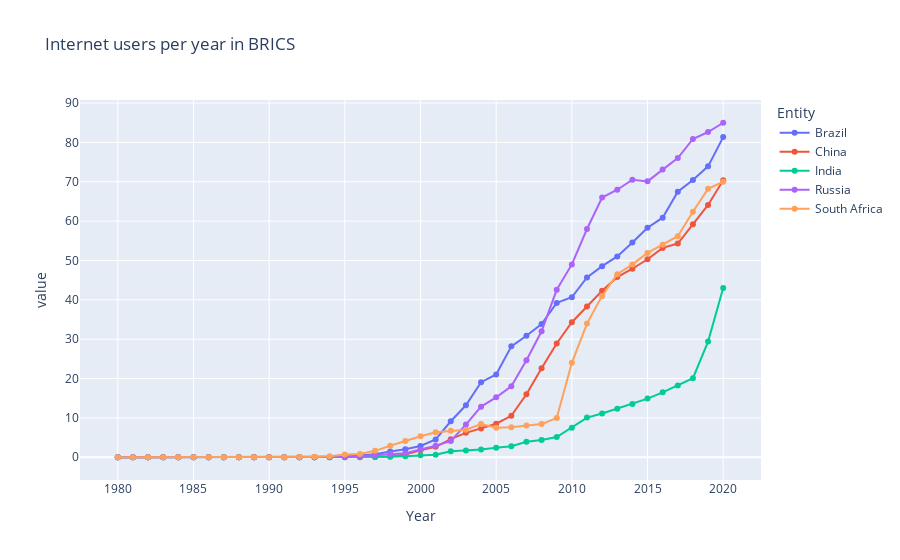

Source (notebook cell):
### Code cell
fig = px.line(brics,x='Year',y=['Internet Users(%)'],color='Entity',markers=True,title='Internet users per year in BRICS')
fig.show()

### Figure 1 — Plotly figure (JSON) as saved in the notebook; plotly's stock layout.template omitted (floating-point values rounded to 4 significant figures)
{"data": [{"hovertemplate": "Entity=Brazil<br>variable=Internet Users(%)<br>Year=%{x}<br>value=%{y}<extra></extra>", "legendgroup": "Brazil", "line": {"color": "#636efa", "dash": "solid"}, "marker": {"symbol": "circle"}, "mode": "lines+markers", "name": "Brazil", "orientation": "v", "showlegend": true, "type": "scatter", "x": [1980, 1981, 1982, 1983, 1984, 1985, 1986, 1987, 1988, 1989, 1990, 1991, 1992, 1993, 1994, 1995, 1996, 1997, 1998, 1999, 2000, 2001, 2002, 2003, 2004, 2005, 2006, 2007, 2008, 2009, 2010, 2011, 2012, 2013, 2014, 2015, 2016, 2017, 2018, 2019, 2020], "xaxis": "x", "y": [0, 0, 0, 0, 0, 0, 0, 0, 0, 0, 0, 0.003288, 0.01295, 0.0255, 0.03767, 0.1051, 0.4508, 0.7861, 1.478, 2.039, 2.871, 4.528, 9.149, 13.21, 19.07, 21.02, 28.18, 30.88, 33.83, 39.22, 40.65, 45.69, 48.56, 51.04, 54.55, 58.33, 60.87, 67.47, 70.43, 73.91, 81.34], "yaxis": "y"}, {"hovertemplate": "Entity=China<br>variable=Internet Users(%)<br>Year=%{x}<br>value=%{y}<extra></extra>", "legendgroup": "China", "line": {"color": "#EF553B", "dash": "solid"}, "marker": {"symbol": "circle"}, "mode": "lines+markers", "name": "China", "orientation": "v", "showlegend": true, "type": "scatter", "x": [1980, 1981, 1982, 1983, 1984, 1985, 1986, 1987, 1988, 1989, 1990, 1991, 1992, 1993, 1994, 1995, 1996, 1997, 1998, 1999, 2000, 2001, 2002, 2003, 2004, 2005, 2006, 2007, 2008, 2009, 2010, 2011, 2012, 2013, 2014, 2015, 2016, 2017, 2018, 2019, 2020], "xaxis": "x", "y": [0, 0, 0, 0, 0, 0, 0, 0, 0, 0, 0, 0, 0, 0.0001687, 0.001168, 0.004955, 0.01308, 0.03239, 0.1685, 0.7082, 1.776, 2.64, 4.596, 6.2, 7.3, 8.523, 10.52, 16, 22.6, 28.9, 34.3, 38.3, 42.3, 45.8, 47.9, 50.3, 53.2, 54.3, 59.2, 64.11, 70.4], "yaxis": "y"}, {"hovertemplate": "Entity=India<br>variable=Internet Users(%)<br>Year=%{x}<br>value=%{y}<extra></extra>", "legendgroup": "India", "line": {"color": "#00cc96", "dash": "solid"}, "marker": {"symbol": "circle"}, "mode": "lines+markers", "name": "India", "orientation": "v", "showlegend": true, "type": "scatter", "x": [1980, 1981, 1982, 1983, 1984, 1985, 1986, 1987, 1988, 1989, 1990, 1991, 1992, 1993, 1994, 1995, 1996, 1997, 1998, 1999, 2000, 2001, 2002, 2003, 2004, 2005, 2006, 2007, 2008, 2009, 2010, 2011, 2012, 2013, 2014, 2015, 2016, 2017, 2018, 2019, 2020], "xaxis": "x", "y": [0, 0, 0, 0, 0, 0, 0, 0, 0, 0, 0, 0, 0.0001113, 0.0002182, 0.00107, 0.02623, 0.04633, 0.07077, 0.139, 0.2732, 0.5275, 0.6601, 1.538, 1.686, 1.976, 2.388, 2.805, 3.95, 4.38, 5.12, 7.5, 10.07, 11.1, 12.3, 13.5, 14.9, 16.5, 18.2, 20.08, 29.4, 43], "yaxis": "y"}, {"hovertemplate": "Entity=Russia<br>variable=Internet Users(%)<br>Year=%{x}<br>value=%{y}<extra></extra>", "legendgroup": "Russia", "line": {"color": "#ab63fa", "dash": "solid"}, "marker": {"symbol": "circle"}, "mode": "lines+markers", "name": "Russia", "orientation": "v", "showlegend": true, "type": "scatter", "x": [1980, 1981, 1982, 1983, 1984, 1985, 1986, 1987, 1988, 1989, 1990, 1991, 1992, 1993, 1994, 1995, 1996, 1997, 1998, 1999, 2000, 2001, 2002, 2003, 2004, 2005, 2006, 2007, 2008, 2009, 2010, 2011, 2012, 2013, 2014, 2015, 2016, 2017, 2018, 2019, 2020], "xaxis": "x", "y": [0, 0, 0, 0, 0, 0, 0, 0, 0, 0, 0, 0, 0.0006725, 0.01345, 0.05382, 0.1482, 0.2698, 0.473, 0.8127, 1.019, 1.977, 2.944, 4.128, 8.299, 12.86, 15.23, 18.02, 24.66, 32, 42.55, 49, 58, 66, 67.97, 70.52, 70.1, 73.09, 76.01, 80.86, 82.64, 84.99], "yaxis": "y"}, {"hovertemplate": "Entity=South Africa<br>variable=Internet Users(%)<br>Year=%{x}<br>value=%{y}<extra></extra>", "legendgroup": "South Africa", "line": {"color": "#FFA15A", "dash": "solid"}, "marker": {"symbol": "circle"}, "mode": "lines+markers", "name": "South Africa", "orientation": "v", "showlegend": true, "type": "scatter", "x": [1980, 1981, 1982, 1983, 1984, 1985, 1986, 1987, 1988, 1989, 1990, 1991, 1992, 1993, 1994, 1995, 1996, 1997, 1998, 1999, 2000, 2001, 2002, 2003, 2004, 2005, 2006, 2007, 2008, 2009, 2010, 2011, 2012, 2013, 2014, 2015, 2016, 2017, 2018, 2019, 2020], "xaxis": "x", "y": [0, 0, 0, 0, 0, 0, 0, 0, 0, 0, 0, 0.01328, 0.03887, 0.1137, 0.2469, 0.6767, 0.8419, 1.632, 2.906, 4.116, 5.349, 6.347, 6.71, 7.008, 8.425, 7.489, 7.607, 8.065, 8.43, 10, 24, 33.97, 41, 46.5, 49, 51.92, 54, 56.17, 62.4, 68.2, 70], "yaxis": "y"}], "layout": {"legend": {"title": {"text": "Entity"}, "tracegroupgap": 0}, "title": {"text": "Internet users per year in BRICS"}, "xaxis": {"anchor": "y", "domain": [0, 1], "title": {"text": "Year"}}, "yaxis": {"anchor": "x", "domain": [0, 1], "title": {"text": "value"}}}}
